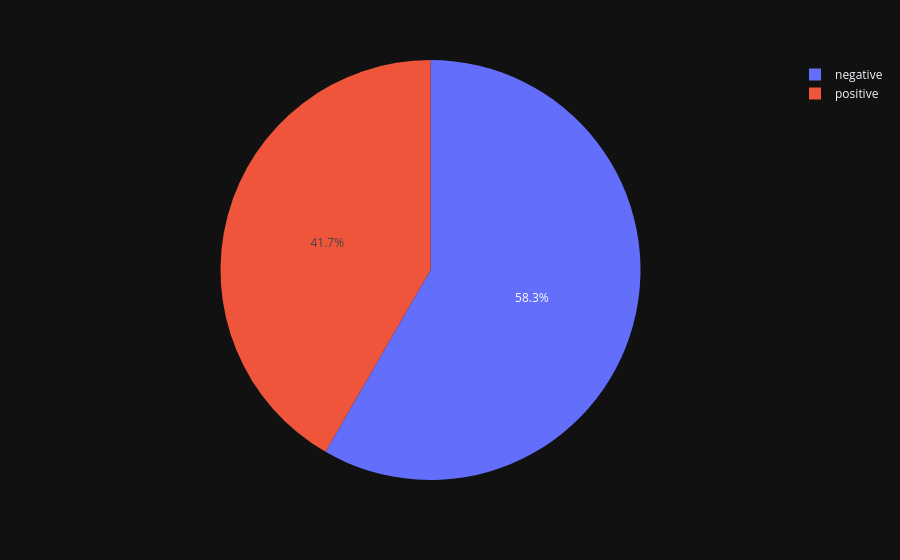

This figure's notebook cell:
### Code cell
px.pie(df, names="diabetes")

### Figure 1 — Plotly figure (JSON) as saved in the notebook; plotly's stock layout.template omitted (floating-point values rounded to 4 significant figures)
{"data": [{"domain": {"x": [0.0, 1.0], "y": [0.0, 1.0]}, "hovertemplate": "diabetes=%{label}<extra></extra>", "labels": ["positive", "negative", "negative", "positive", "positive", "negative", "negative", "positive", "positive", "positive", "negative", "positive", "negative", "negative", "positive", "positive", "negative", "positive", "negative", "negative", "negative", "negative", "negative", "negative", "negative", "negative", "negative", "negative", "positive", "positive", "positive", "positive", "negative", "positive", "negative", "positive", "negative", "positive", "negative", "positive", "positive", "positive", "positive", "negative", "positive", "negative", "positive", "positive", "positive", "positive", "positive", "positive", "negative", "negative", "negative", "negative", "negative", "positive", "positive", "negative", "positive", "negative", "negative", "positive", "negative", "negative", "positive", "negative", "negative", "negative", "negative", "positive", "negative", "negative", "negative", "negative", "negative", "negative", "negative", "negative", "positive", "negative", "positive", "positive", "negative", "positive", "negative", "negative", "negative", "negative", "negative", "positive", "negative", "positive", "negative", "negative"], "legendgroup": "", "name": "", "showlegend": true, "type": "pie"}], "layout": {"legend": {"tracegroupgap": 0}, "margin": {"t": 60}}}
